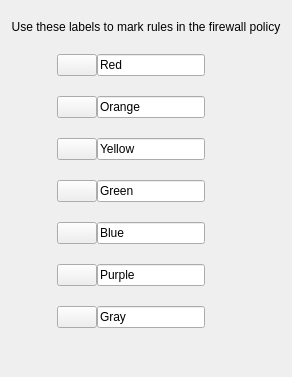
     <widget class="QWidget" name="tabLabels">
      <property name="enabled">
       <bool>true</bool>
      </property>
      <attribute name="title">
       <string>Labels</string>
      </attribute>
      <layout class="QGridLayout" name="prefs_gridLayout_6">
       <property name="topMargin">
        <number>20</number>
       </property>
       <property name="verticalSpacing">
        <number>20</number>
       </property>
       <item row="0" column="0" colspan="3">
        <widget class="QLabel" name="textLabel1_4">
         <property name="text">
          <string>Use these labels to mark rules in the firewall policy</string>
         </property>
         <property name="alignment">
          <set>Qt::AlignmentFlag::AlignCenter</set>
         </property>
         <property name="wordWrap">
          <bool>false</bool>
         </property>
        </widget>
       </item>
       <item row="1" column="0" rowspan="2">
        <spacer>
         <property name="orientation">
          <enum>Qt::Orientation::Horizontal</enum>
         </property>
         <property name="sizeType">
          <enum>QSizePolicy::Policy::Expanding</enum>
         </property>
         <property name="sizeHint" stdset="0">
          <size>
           <width>40</width>
           <height>20</height>
          </size>
         </property>
        </spacer>
       </item>
       <item row="1" column="1">
        <layout class="QGridLayout">
         <property name="verticalSpacing">
          <number>20</number>
         </property>
         <item row="0" column="0">
          <widget class="QPushButton" name="redBtn">
           <property name="text">
            <string/>
           </property>
          </widget>
         </item>
         <item row="0" column="1">
          <widget class="QLineEdit" name="redText">
           <property name="text">
            <string>Red</string>
           </property>
          </widget>
         </item>
         <item row="4" column="1">
          <widget class="QLineEdit" name="blueText">
           <property name="text">
            <string>Blue</string>
           </property>
          </widget>
         </item>
         <item row="2" column="1">
          <widget class="QLineEdit" name="yellowText">
           <property name="text">
            <string>Yellow</string>
           </property>
          </widget>
         </item>
         <item row="3" column="0">
          <widget class="QPushButton" name="greenBtn">
           <property name="text">
            <string/>
           </property>
          </widget>
         </item>
         <item row="1" column="1">
          <widget class="QLineEdit" name="orangeText">
           <property name="text">
            <string>Orange</string>
           </property>
          </widget>
         </item>
         <item row="1" column="0">
          <widget class="QPushButton" name="orangeBtn">
           <property name="text">
            <string/>
           </property>
          </widget>
         </item>
         <item row="5" column="0">
          <widget class="QPushButton" name="purpleBtn">
           <property name="text">
            <string/>
           </property>
          </widget>
         </item>
         <item row="2" column="0">
          <widget class="QPushButton" name="yellowBtn">
           <property name="text">
            <string/>
           </property>
          </widget>
         </item>
         <item row="6" column="0">
          <widget class="QPushButton" name="grayBtn">
           <property name="text">
            <string/>
           </property>
          </widget>
         </item>
         <item row="5" column="1">
          <widget class="QLineEdit" name="purpleText">
           <property name="text">
            <string>Purple</string>
           </property>
          </widget>
         </item>
         <item row="4" column="0">
          <widget class="QPushButton" name="blueBtn">
           <property name="text">
            <string/>
           </property>
          </widget>
         </item>
         <item row="3" column="1">
          <widget class="QLineEdit" name="greenText">
           <property name="text">
            <string>Green</string>
           </property>
          </widget>
         </item>
         <item row="6" column="1">
          <widget class="QLineEdit" name="grayText">
           <property name="text">
            <string>Gray</string>
           </property>
          </widget>
         </item>
        </layout>
       </item>
       <item row="1" column="2" rowspan="2">
        <spacer>
         <property name="orientation">
          <enum>Qt::Orientation::Horizontal</enum>
         </property>
         <property name="sizeType">
          <enum>QSizePolicy::Policy::Expanding</enum>
         </property>
         <property name="sizeHint" stdset="0">
          <size>
           <width>70</width>
           <height>20</height>
          </size>
         </property>
        </spacer>
       </item>
       <item row="2" column="1">
        <spacer name="verticalSpacer_6">
         <property name="orientation">
          <enum>Qt::Orientation::Vertical</enum>
         </property>
         <property name="sizeHint" stdset="0">
          <size>
           <width>20</width>
           <height>38</height>
          </size>
         </property>
        </spacer>
       </item>
      </layout>
     </widget>
